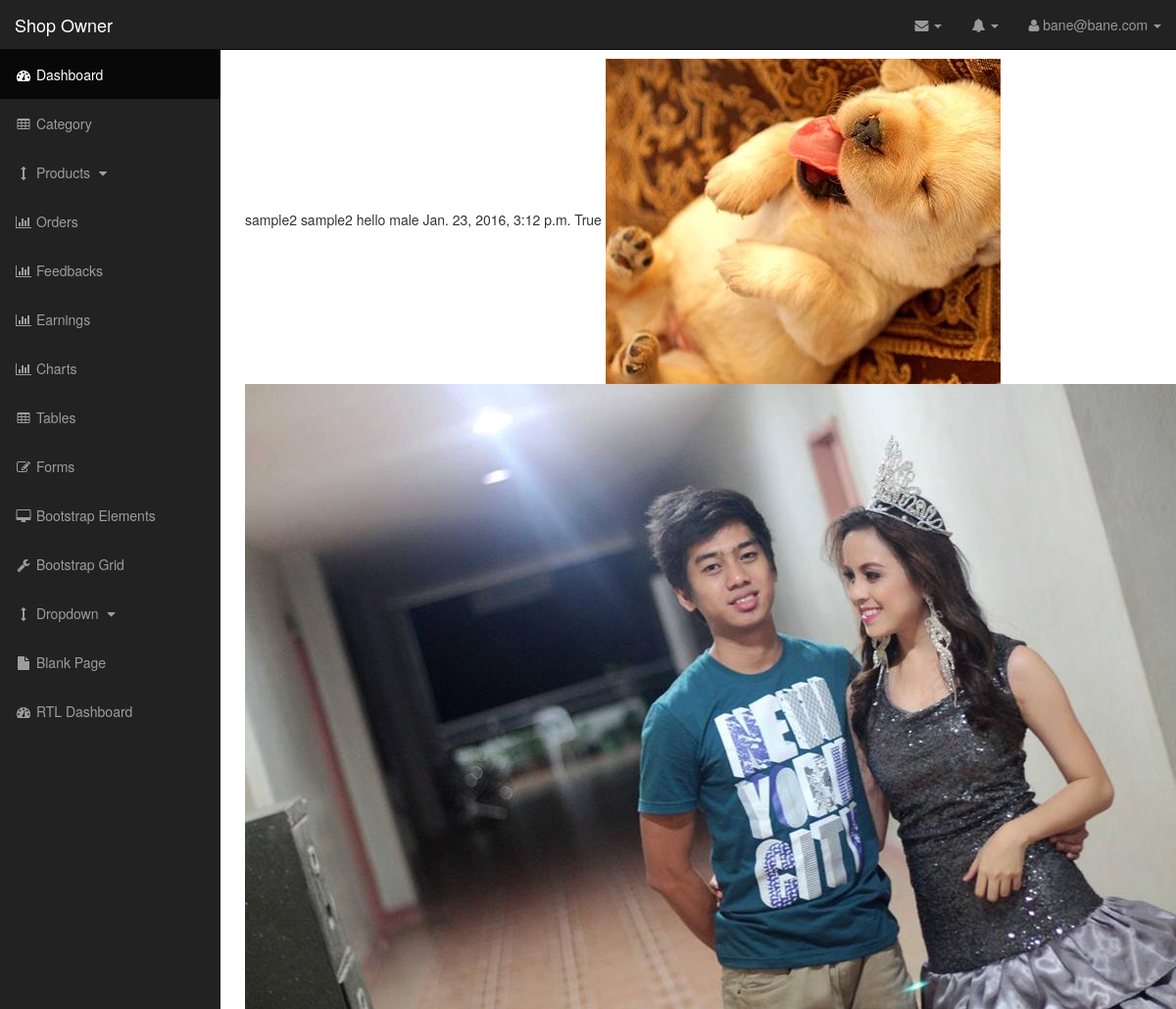
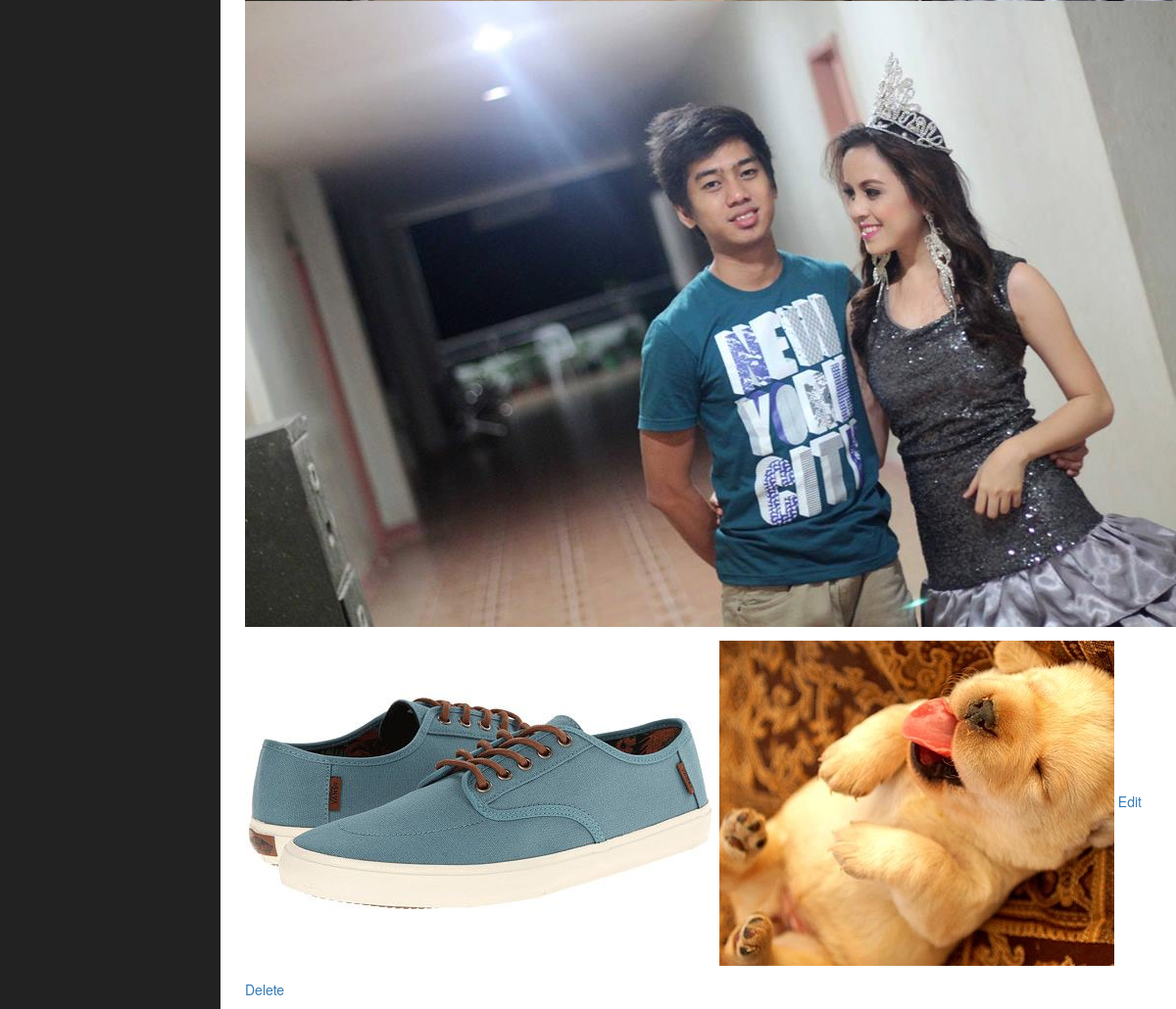
Screenshot of /shopowner/product/view/23/ (signed in) with the database file from the repository (2 pictures, top to bottom).
### app/models.py (models this page shows, shortened)
class MyUser(AbstractBaseUser, PermissionsMixin):
    USERNAME_FIELD = 'email'
    email = models.EmailField(unique=True)
    fname = models.CharField(max_length=120, null=True, blank=True)
    lname = models.CharField(max_length=120, null=True, blank=True)
    is_Customer = models.BooleanField(default=False)
    is_ShopOwner = models.BooleanField(default=False)
    is_staff = models.BooleanField(default=False)
    is_active = models.BooleanField(default=True)
    is_admin = models.BooleanField(default=False)
    class Meta:
        ordering = ['email']
    object = MyUserManager()

class Product(models.Model):
    is_active = models.BooleanField(default=True)
    cid = models.ForeignKey(Category, null=True, blank=True)
    owner = models.ForeignKey(MyUser)
    pname = models.CharField(max_length=120)
    description = models.TextField(max_length=500)
    dateadded = models.DateTimeField(default=timezone.now())
    sex = models.ForeignKey(Gender, null=True, blank=True)
    shop = models.ForeignKey(Shop, null=True, blank=True)

class Category(models.Model):
    cname = models.CharField(max_length=120)
    is_active = models.BooleanField(default=True)
    class Meta:
        ordering = ['cname']
    def __unicode__(self):
        return self.cname

class Gender(models.Model):
    gender = models.CharField(max_length=120, null=True, blank=True)
    is_active = models.BooleanField(default=True)
    def __unicode__(self):
        return self.gender

class Image(models.Model):
    img1 = models.FileField(upload_to='pimages', default="pimages/noimage.jpg")
    img2 = models.FileField(upload_to='pimages', default="pimages/noimage.jpg")
    img3 = models.FileField(upload_to='pimages', default="pimages/noimage.jpg")
    img4 = models.FileField(upload_to='pimages', default="pimages/noimage.jpg")
    img5 = models.FileField(upload_to='pimages', default="pimages/noimage.jpg")
    pid = models.ForeignKey(Product, null=True, blank=True)

### app/views.py (the view)
# urls.py: url(r'^shopowner/product/view/(?P<pk>\d+)/$', 'app.views.sview_productdetails', name='sview_productdetails' ),
def sview_productdetails(request, pk):
	if request.user.is_ShopOwner:
		shopowner = MyUser.object.get(pk=request.user.id)
		product = get_object_or_404(Product, pk=pk)
		image = get_object_or_404(Image, pid=pk)
		return render(request, 'shopowner/viewproductdetails.html', {'product':product, 'shopowner':shopowner, 'image': image})

### app/templates/shopowner/viewproductdetails.html
{%extends 'shopowner/shopowner.html'%}
{%block content%}
{{product.pname}}
{{product.description}}
{{product.cid}}
{{product.sex}}
{{product.dateadded}}
{{product.is_active}}
<img src="/media/{{image.img1}}"></a>
<img src="/media/{{image.img2}}"></a>
<img src="/media/{{image.img3}}"></a>
<img src="/media/{{image.img4}}"></a>
<img src="/media/{{image.img5}}"></a>
<a href="/shopowner/product/update/{{product.id}}">Edit</a>
<a href="/shopowner/product/delete/{{product.id}}">Delete</a>
{%endblock%}

### app/templates/shopowner/shopowner.html (shortened to what this page needs)
<!DOCTYPE html>
{%load staticfiles%}
<html lang="en">
<head>
    <link href="{% static "css/bootstrap.min.css" %}" rel="stylesheet">
    <link href="{% static "css/sb-admin.css" %}" rel="stylesheet">
    <link href="{% static "css/plugins/morris.css" %}" rel="stylesheet">
    <link href="{% static "font-awesome/css/font-awesome.min.css" %}" rel="stylesheet" type="text/css">
</head>
<body>
    <div id="wrapper">
        <nav class="navbar navbar-inverse navbar-fixed-top" role="navigation">
            <div class="navbar-header">
                <a class="navbar-brand" href="/shopowner/dashboard/">Shop Owner</a>
            </div>
            <ul class="nav navbar-right top-nav">
                <li class="dropdown">
                    <a href="#" class="dropdown-toggle" data-toggle="dropdown"><i class="fa fa-envelope"></i> <b class="caret"></b></a>
                </li>
                <li class="dropdown">
                    <a href="#" class="dropdown-toggle" data-toggle="dropdown"><i class="fa fa-bell"></i> <b class="caret"></b></a>
                </li>
                <li class="dropdown">
                    <a href="#" class="dropdown-toggle" data-toggle="dropdown"><i class="fa fa-user"></i> {{shopowner.email}} <b class="caret"></b></a>
                </li>
            </ul>
            <div class="collapse navbar-collapse navbar-ex1-collapse">
                <ul class="nav navbar-nav side-nav">
                    <li class="active">
                        <a href="/shopowner/dashboard/"><i class="fa fa-fw fa-dashboard"></i> Dashboard</a>
                    </li>
                    <li>
                        <a href="/shopowner/category/"><i class="fa fa-fw fa-table"></i> Category</a>
                    </li>
                    <li>
                        <a href="javascript:;" data-toggle="collapse" data-target="#addproduct"><i class="fa fa-fw fa-arrows-v"></i> Products <i class="fa fa-fw fa-caret-down"></i></a>
                    </li>
                     <li>
                        <a href="charts.html"><i class="fa fa-fw fa-bar-chart-o"></i> Orders</a>
                    </li>
                     <li>
                        <a href="charts.html"><i class="fa fa-fw fa-bar-chart-o"></i> Feedbacks</a>
                    </li>
                    <li>
                        <a href="charts.html"><i class="fa fa-fw fa-bar-chart-o"></i> Earnings</a>
                    </li>
                    <li>
                        <a href="charts.html"><i class="fa fa-fw fa-bar-chart-o"></i> Charts</a>
                    </li>
                    <li>
                        <a href="tables.html"><i class="fa fa-fw fa-table"></i> Tables</a>
                    </li>
                    <li>
                        <a href="forms.html"><i class="fa fa-fw fa-edit"></i> Forms</a>
                    </li>
                    <li>
                        <a href="bootstrap-elements.html"><i class="fa fa-fw fa-desktop"></i> Bootstrap Elements</a>
                    </li>
                    <li>
                        <a href="bootstrap-grid.html"><i class="fa fa-fw fa-wrench"></i> Bootstrap Grid</a>
                    </li>
                    <li>
                        <a href="javascript:;" data-toggle="collapse" data-target="#demo"><i class="fa fa-fw fa-arrows-v"></i> Dropdown <i class="fa fa-fw fa-caret-down"></i></a>
                    </li>
                    <li>
                        <a href="blank-page.html"><i class="fa fa-fw fa-file"></i> Blank Page</a>
                    </li>
                    <li>
                        <a href="index-rtl.html"><i class="fa fa-fw fa-dashboard"></i> RTL Dashboard</a>
                    </li>
                </ul>
            </div>
        </nav>
        <div id="page-wrapper">
            <div class="container-fluid">
                {%block content%} {%endblock%}
        </div>
    </div>
</body>
</html>

### app/static/css/sb-admin.css (style rules this page uses)
body { margin-top: 100px; background-color: #222; }
@media (min-width:768px) { body { margin-top: 50px; } }
#wrapper { padding-left: 0; }
#page-wrapper { width: 100%; padding: 0; background-color: #fff; }
@media (min-width:768px) { #wrapper { padding-left: 225px; } }
@media (min-width:768px) { #page-wrapper { padding: 10px; } }
.top-nav { padding: 0 15px; }
.top-nav>li { display: inline-block; float: left; }
.top-nav>li>a { padding-top: 15px; padding-bottom: 15px; line-height: 20px; color: #999; }
@media (min-width:768px) { .side-nav { position: fixed; top: 51px; left: 225px; width: 225px; margin-left: -225px; border: none; border-radius: 0; overflow-y: auto; background-color: #222; bottom: 0; overflow-x: hidden; padding-bottom: 40px; } }
@media (min-width:768px) { .side-nav>li>a { width: 225px; } }

### rows the page displays
MyUser: email "bane@bane.com"
Product: pname "sample2", description "sample2", cid "hello", sex "male", dateadded "Jan. 23, 2016, 3:12 p.m.", is_active "True"
Image: img1 (picture), img2 (picture), img3 (picture), img4 (picture), img5 (picture)
